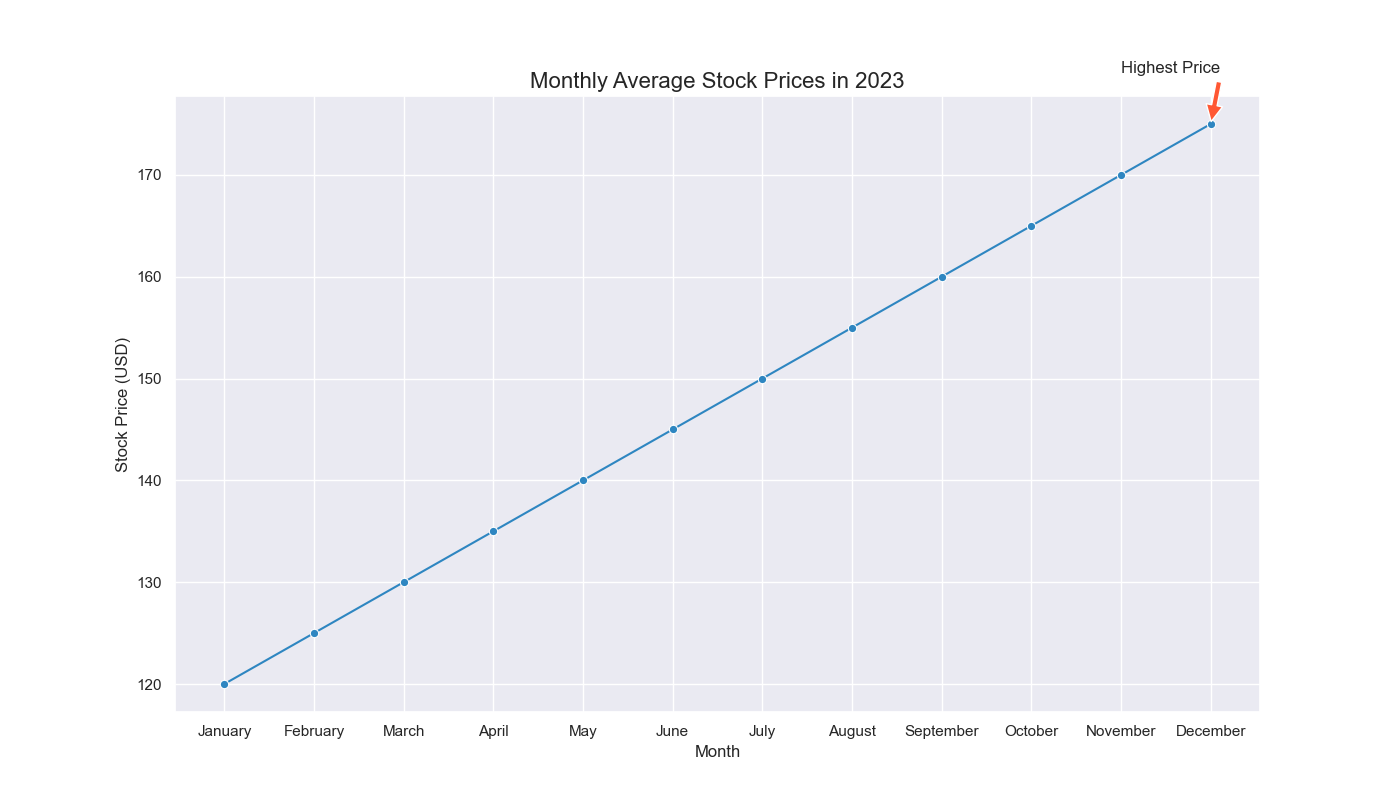

This chart was generated by the following Python code:

import seaborn as sns
import pandas as pd
import matplotlib.pyplot as plt

data = {
    "Month": ["January", "February", "March", "April", "May", "June", 
              "July", "August", "September", "October", "November", "December"],
    "Stock Price": [120, 125, 130, 135, 140, 145, 150, 155, 160, 165, 170, 175]
}

df = pd.DataFrame(data)

sns.set(style="darkgrid")

plt.figure(figsize=(14, 8))
line_plot = sns.lineplot(x="Month", y="Stock Price", data=df, color="#2E86C1", marker="o")

line_plot.set_title('Monthly Average Stock Prices in 2023', fontsize=16)
line_plot.set_xlabel('Month')
line_plot.set_ylabel('Stock Price (USD)')

plt.annotate('Highest Price', xy=('December', 175), xytext=('November', 180),
             arrowprops=dict(facecolor='#FF5733', shrink=0.05))

plt.show()
